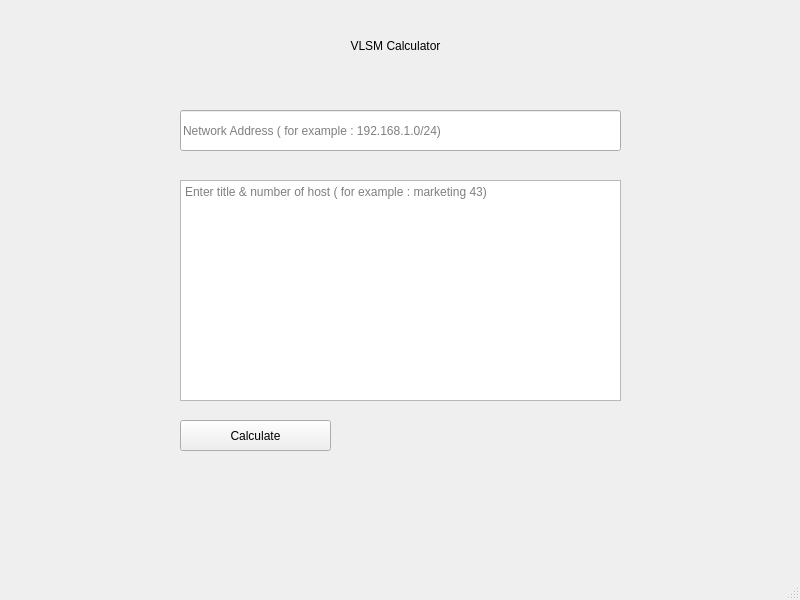
<?xml version="1.0" encoding="UTF-8"?>
<ui version="4.0">
 <class>App</class>
 <widget class="QMainWindow" name="App">
  <property name="geometry">
   <rect>
    <x>0</x>
    <y>0</y>
    <width>800</width>
    <height>600</height>
   </rect>
  </property>
  <property name="windowTitle">
   <string>App</string>
  </property>
  <widget class="QWidget" name="centralwidget">
   <widget class="QWidget" name="verticalLayoutWidget">
    <property name="geometry">
     <rect>
      <x>10</x>
      <y>10</y>
      <width>2</width>
      <height>2</height>
     </rect>
    </property>
    <layout class="QVBoxLayout" name="verticalLayout">
     <property name="sizeConstraint">
      <enum>QLayout::SetDefaultConstraint</enum>
     </property>
    </layout>
   </widget>
   <widget class="QLabel" name="label">
    <property name="geometry">
     <rect>
      <x>230</x>
      <y>30</y>
      <width>331</width>
      <height>31</height>
     </rect>
    </property>
    <property name="text">
     <string>VLSM Calculator</string>
    </property>
    <property name="alignment">
     <set>Qt::AlignCenter</set>
    </property>
   </widget>
   <widget class="QLineEdit" name="tf_networkAddress">
    <property name="geometry">
     <rect>
      <x>180</x>
      <y>110</y>
      <width>441</width>
      <height>41</height>
     </rect>
    </property>
    <property name="text">
     <string/>
    </property>
    <property name="placeholderText">
     <string>Network Address ( for example : 192.168.1.0/24)</string>
    </property>
   </widget>
   <widget class="QTextEdit" name="te_hosts">
    <property name="geometry">
     <rect>
      <x>180</x>
      <y>180</y>
      <width>441</width>
      <height>221</height>
     </rect>
    </property>
    <property name="placeholderText">
     <string>Enter title &amp; number of host ( for example : marketing 43)</string>
    </property>
   </widget>
   <widget class="QPushButton" name="btn_calculation">
    <property name="geometry">
     <rect>
      <x>180</x>
      <y>420</y>
      <width>151</width>
      <height>31</height>
     </rect>
    </property>
    <property name="text">
     <string>Calculate</string>
    </property>
   </widget>
  </widget>
  <widget class="QMenuBar" name="menubar">
   <property name="geometry">
    <rect>
     <x>0</x>
     <y>0</y>
     <width>800</width>
     <height>22</height>
    </rect>
   </property>
  </widget>
  <widget class="QStatusBar" name="statusbar"/>
 </widget>
 <resources/>
 <connections/>
</ui>
